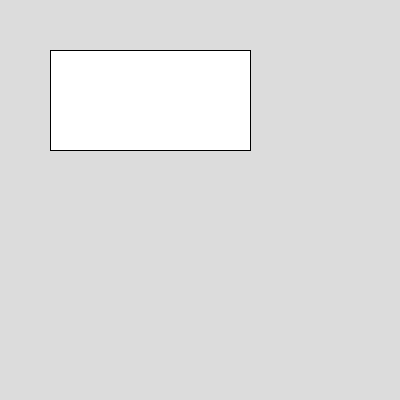
Frame 1 (no input)
Frame 60 (the mouse pressed at the canvas centre just before this capture): identical to frame 1, image omitted
Frame 120 (the mouse held since frame 60 and released just before this capture): identical to frame 1, image omitted

The Processing sketch that drew this single still picture (run headless with seeded random() and noise(); from frame 60 on, the mouse is pressed at the canvas centre):

// Processing sketch: Rectangle_tekenen
// ── Rectangle_tekenen.pde
Rectangle r;

void setup() {
  size(400, 400);
  r = new Rectangle(50, 50, 200, 100);  // make a rectangle
}

void draw() {
  background(220);
  r.draw();   // draw it on the screen
}

class Rectangle {
  float x;
  float y;
  float width;
  float height;

  Rectangle(float x, float y, float width, float height) {
    this.x = x;
    this.y = y;
    this.width = width;
    this.height = height;
  }

  void draw() {
    rect(x, y, width, height);
  }
}
